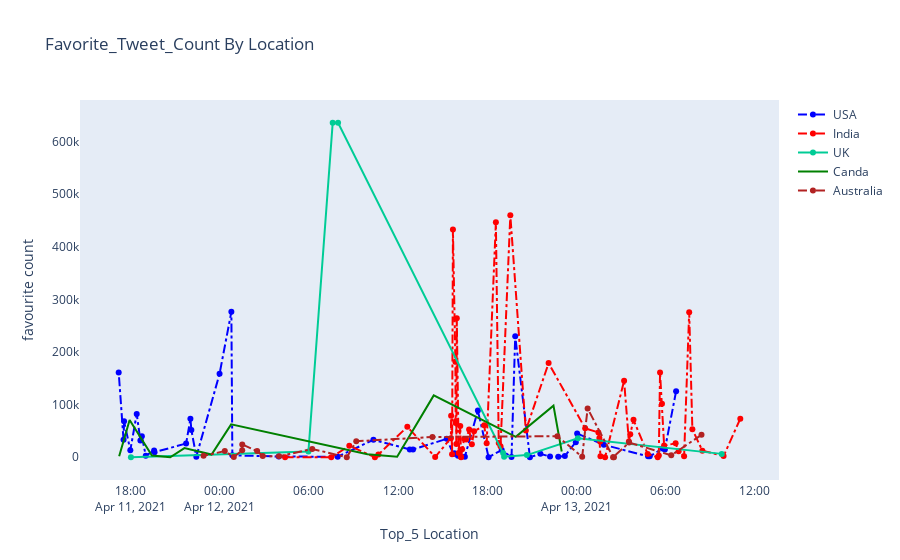

Notebook source saved alongside this figure:
### Code cell
#Graph of favorite counts  
fig = go.Figure ()
fig.add_trace(go.Scatter(x= fv_USA.user_date,y= fv_USA.fav_USA,
                        mode = 'lines+markers',name = 'USA',
                        line = dict(color= 'blue',width = 2, 
                                    dash='dashdot')))
fig.add_trace(go.Scatter(x = fv_India.user_date, y = fv_India.fav_India,
                        mode = 'lines+markers',name = 'India',
                        line = dict(color= 'red',width = 2, 
                                    dash='dashdot')))
fig.add_trace(go.Scatter(x = fv_UK.user_date,y=fv_UK.fav_UK,
                         mode = 'lines+markers', name = 'UK'))
fig.add_trace(go.Scatter(x = fv_Canada.user_date,y=fv_Canada.fav_Can,
                         mode = 'lines', name = 'Canda',
                         line = dict(color= 'green')))
fig.add_trace(go.Scatter(x = fv_Aust.user_date,y=fv_Aust.fav_Aust,
                         mode = 'lines+markers', name = 'Australia',
                        line = dict(color= 'firebrick',width = 2, 
                                    dash='dashdot')))
fig.update_layout(title = 'Favorite_Tweet_Count By Location',
                  xaxis_title = 'Top_5 Location', yaxis_title = 'favourite count',
                 xaxis = dict(showline = True, showgrid = False, showticklabels = True),
                 yaxis = dict(zeroline = False, showline = False, showgrid = False, showticklabels = True))
